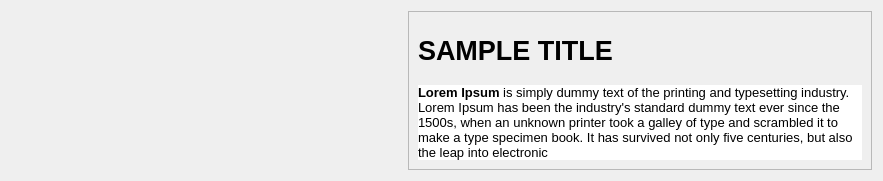
<?xml version="1.0" encoding="UTF-8"?>
<ui version="4.0">
 <class>Article</class>
 <widget class="QWidget" name="Article">
  <property name="geometry">
   <rect>
    <x>0</x>
    <y>0</y>
    <width>883</width>
    <height>181</height>
   </rect>
  </property>
  <property name="maximumSize">
   <size>
    <width>1204</width>
    <height>181</height>
   </size>
  </property>
  <property name="windowTitle">
   <string>Frame</string>
  </property>
  <layout class="QHBoxLayout" name="horizontalLayout">
   <item>
    <widget class="QLabel" name="article_image">
     <property name="maximumSize">
      <size>
       <width>391</width>
       <height>181</height>
      </size>
     </property>
     <property name="text">
      <string/>
     </property>
     <property name="pixmap">
      <pixmap>../main/assets/Screenshot (14).png</pixmap>
     </property>
     <property name="scaledContents">
      <bool>true</bool>
     </property>
    </widget>
   </item>
   <item>
    <widget class="QFrame" name="article_set">
     <property name="frameShape">
      <enum>QFrame::StyledPanel</enum>
     </property>
     <property name="frameShadow">
      <enum>QFrame::Raised</enum>
     </property>
     <layout class="QVBoxLayout" name="verticalLayout_8">
      <item>
       <widget class="QLabel" name="article_title">
        <property name="maximumSize">
         <size>
          <width>1204</width>
          <height>181</height>
         </size>
        </property>
        <property name="font">
         <font>
          <pointsize>20</pointsize>
          <bold>true</bold>
         </font>
        </property>
        <property name="text">
         <string>SAMPLE TITLE</string>
        </property>
       </widget>
      </item>
      <item>
       <widget class="QLabel" name="article_description">
        <property name="minimumSize">
         <size>
          <width>0</width>
          <height>0</height>
         </size>
        </property>
        <property name="maximumSize">
         <size>
          <width>16777215</width>
          <height>100</height>
         </size>
        </property>
        <property name="styleSheet">
         <string notr="true">*{
	background-color: white
}</string>
        </property>
        <property name="text">
         <string>&lt;html&gt;&lt;head/&gt;&lt;body&gt;&lt;p&gt;&lt;span style=&quot; font-size:10pt; font-weight:600;&quot;&gt;Lorem Ipsum&lt;/span&gt;&lt;span style=&quot; font-size:10pt;&quot;&gt; is simply dummy text of the printing and typesetting industry. Lorem Ipsum has been the industry's standard dummy text ever since the 1500s, when an unknown printer took a galley of type and scrambled it to make a type specimen book. It has survived not only five centuries, but also the leap into electronic&lt;/span&gt;&lt;/p&gt;&lt;/body&gt;&lt;/html&gt;</string>
        </property>
        <property name="wordWrap">
         <bool>true</bool>
        </property>
       </widget>
      </item>
     </layout>
    </widget>
   </item>
  </layout>
 </widget>
 <resources/>
 <connections/>
</ui>
